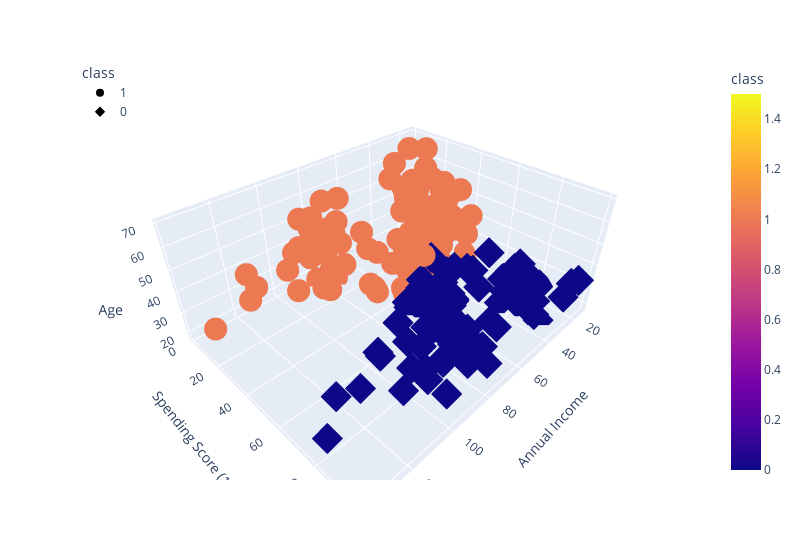

Source (notebook cell):
### Code cell
fig = px.scatter_3d(
	shopping_df,
x="Annual Income",
	y="Spending Score (1-100)",
	z="Age",
color="class",
	symbol="class",
	width=800,
)
fig.update_layout(legend=dict(x=0, y=1))
fig.show()

### Figure 1 — Plotly figure (JSON) as saved in the notebook; plotly's stock layout.template omitted (floating-point values rounded to 4 significant figures)
{"data": [{"hovertemplate": "class=%{marker.color}<br>Annual Income=%{x}<br>Spending Score (1-100)=%{y}<br>Age=%{z}<extra></extra>", "legendgroup": "1", "marker": {"color": [1, 1, 1, 1, 1, 1, 1, 1, 1, 1, 1, 1, 1, 1, 1, 1, 1, 1, 1, 1, 1, 1, 1, 1, 1, 1, 1, 1, 1, 1, 1, 1, 1, 1, 1, 1, 1, 1, 1, 1, 1, 1, 1, 1, 1, 1, 1, 1, 1, 1, 1, 1, 1, 1, 1, 1, 1, 1, 1, 1, 1, 1, 1, 1, 1, 1, 1, 1, 1, 1, 1, 1, 1, 1, 1, 1, 1, 1, 1, 1, 1, 1, 1, 1, 1, 1, 1, 1, 1, 1, 1, 1, 1, 1, 1, 1, 1, 1, 1, 1, 1, 1, 1, 1, 1, 1, 1, 1, 1, 1, 1, 1, 1, 1, 1], "coloraxis": "coloraxis", "symbol": "circle"}, "mode": "markers", "name": "1", "scene": "scene", "showlegend": true, "type": "scatter3d", "x": [15, 16, 17, 18, 19, 19, 20, 20, 21, 23, 24, 25, 28, 28, 29, 30, 33, 33, 34, 37, 38, 39, 39, 40, 40, 40, 40, 42, 43, 43, 43, 44, 44, 46, 46, 47, 47, 48, 48, 48, 48, 49, 49, 50, 50, 54, 54, 54, 54, 54, 54, 54, 54, 57, 58, 59, 59, 60, 60, 60, 60, 61, 62, 62, 62, 62, 62, 63, 63, 63, 63, 63, 64, 65, 67, 67, 67, 70, 71, 71, 71, 72, 73, 73, 74, 75, 76, 77, 77, 78, 78, 78, 78, 78, 78, 79, 81, 85, 86, 87, 87, 87, 88, 88, 93, 97, 98, 99, 101, 103, 103, 113, 120, 126, 137], "y": [39, 6, 40, 6, 3, 14, 15, 13, 35, 29, 35, 5, 14, 32, 31, 4, 4, 14, 17, 26, 35, 36, 28, 55, 47, 42, 42, 52, 60, 45, 41, 50, 46, 46, 56, 52, 59, 51, 50, 48, 47, 55, 42, 49, 56, 47, 53, 48, 42, 51, 41, 44, 46, 58, 46, 55, 41, 49, 40, 42, 47, 42, 41, 48, 59, 56, 42, 50, 46, 43, 48, 52, 42, 43, 43, 57, 40, 29, 35, 11, 9, 34, 5, 7, 10, 5, 40, 12, 36, 22, 17, 20, 16, 1, 1, 35, 5, 26, 20, 27, 13, 10, 13, 15, 14, 32, 15, 39, 24, 17, 23, 8, 16, 28, 18], "z": [19, 20, 31, 35, 64, 67, 58, 37, 35, 52, 35, 46, 54, 45, 40, 60, 53, 49, 42, 36, 65, 48, 49, 50, 27, 29, 31, 49, 59, 50, 47, 51, 69, 53, 70, 67, 54, 63, 43, 68, 32, 70, 47, 60, 60, 59, 45, 40, 49, 57, 67, 46, 48, 55, 50, 68, 18, 48, 40, 32, 47, 48, 23, 49, 67, 49, 21, 66, 54, 68, 66, 65, 38, 63, 51, 50, 38, 23, 43, 59, 47, 25, 20, 44, 19, 57, 28, 25, 48, 34, 43, 44, 47, 37, 34, 56, 19, 50, 42, 36, 40, 36, 52, 58, 59, 37, 46, 41, 54, 41, 34, 33, 47, 45, 32]}, {"hovertemplate": "class=%{marker.color}<br>Annual Income=%{x}<br>Spending Score (1-100)=%{y}<br>Age=%{z}<extra></extra>", "legendgroup": "0", "marker": {"color": [0, 0, 0, 0, 0, 0, 0, 0, 0, 0, 0, 0, 0, 0, 0, 0, 0, 0, 0, 0, 0, 0, 0, 0, 0, 0, 0, 0, 0, 0, 0, 0, 0, 0, 0, 0, 0, 0, 0, 0, 0, 0, 0, 0, 0, 0, 0, 0, 0, 0, 0, 0, 0, 0, 0, 0, 0, 0, 0, 0, 0, 0, 0, 0, 0, 0, 0, 0, 0, 0, 0, 0, 0, 0, 0, 0, 0, 0, 0, 0, 0, 0, 0, 0, 0], "coloraxis": "coloraxis", "symbol": "diamond"}, "mode": "markers", "name": "0", "scene": "scene", "showlegend": true, "type": "scatter3d", "x": [15, 16, 17, 18, 19, 19, 20, 20, 21, 23, 24, 25, 28, 28, 29, 30, 33, 33, 34, 37, 38, 39, 39, 42, 43, 46, 46, 48, 48, 54, 54, 54, 54, 57, 58, 60, 60, 61, 62, 63, 64, 65, 65, 65, 67, 69, 69, 70, 71, 71, 71, 72, 73, 73, 74, 75, 76, 77, 77, 78, 78, 78, 78, 78, 78, 79, 81, 85, 86, 87, 87, 87, 88, 88, 93, 97, 98, 99, 101, 103, 103, 113, 120, 126, 137], "y": [81, 77, 76, 94, 72, 99, 77, 79, 66, 98, 73, 73, 82, 61, 87, 73, 92, 81, 73, 75, 92, 61, 65, 60, 54, 51, 55, 59, 59, 54, 52, 55, 57, 55, 60, 52, 50, 49, 55, 54, 46, 48, 50, 59, 56, 58, 91, 77, 95, 75, 75, 71, 88, 73, 72, 93, 87, 97, 74, 90, 88, 76, 89, 78, 73, 83, 93, 75, 95, 63, 75, 92, 86, 69, 90, 86, 88, 97, 68, 85, 69, 91, 79, 74, 83], "z": [21, 23, 22, 23, 30, 35, 24, 22, 20, 35, 25, 31, 29, 35, 23, 21, 18, 21, 30, 20, 24, 31, 24, 33, 31, 27, 19, 18, 19, 26, 23, 38, 21, 22, 34, 24, 27, 20, 26, 19, 19, 18, 19, 49, 27, 40, 39, 31, 40, 38, 39, 31, 29, 32, 35, 32, 32, 28, 32, 34, 39, 38, 27, 30, 30, 29, 31, 36, 33, 32, 28, 36, 30, 27, 35, 32, 29, 30, 28, 36, 32, 38, 35, 32, 30]}], "layout": {"coloraxis": {"colorbar": {"title": {"text": "class"}}, "colorscale": [[0, "#0d0887"], [0.1111, "#46039f"], [0.2222, "#7201a8"], [0.3333, "#9c179e"], [0.4444, "#bd3786"], [0.5556, "#d8576b"], [0.6667, "#ed7953"], [0.7778, "#fb9f3a"], [0.8889, "#fdca26"], [1, "#f0f921"]]}, "legend": {"title": {"text": "class"}, "tracegroupgap": 0, "x": 0, "y": 1}, "margin": {"t": 60}, "scene": {"domain": {"x": [0, 1], "y": [0, 1]}, "xaxis": {"title": {"text": "Annual Income"}}, "yaxis": {"title": {"text": "Spending Score (1-100)"}}, "zaxis": {"title": {"text": "Age"}}}, "width": 800}}
